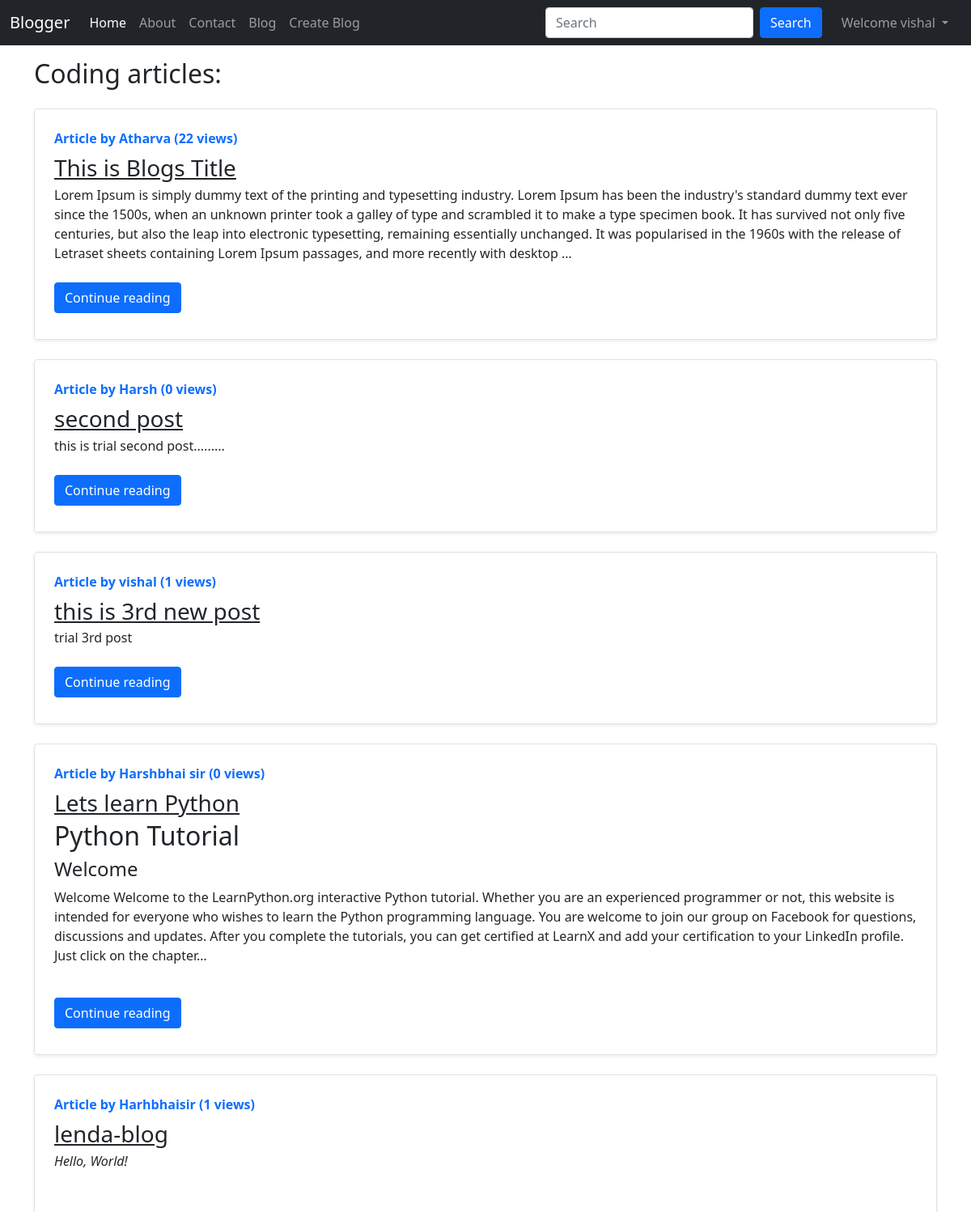
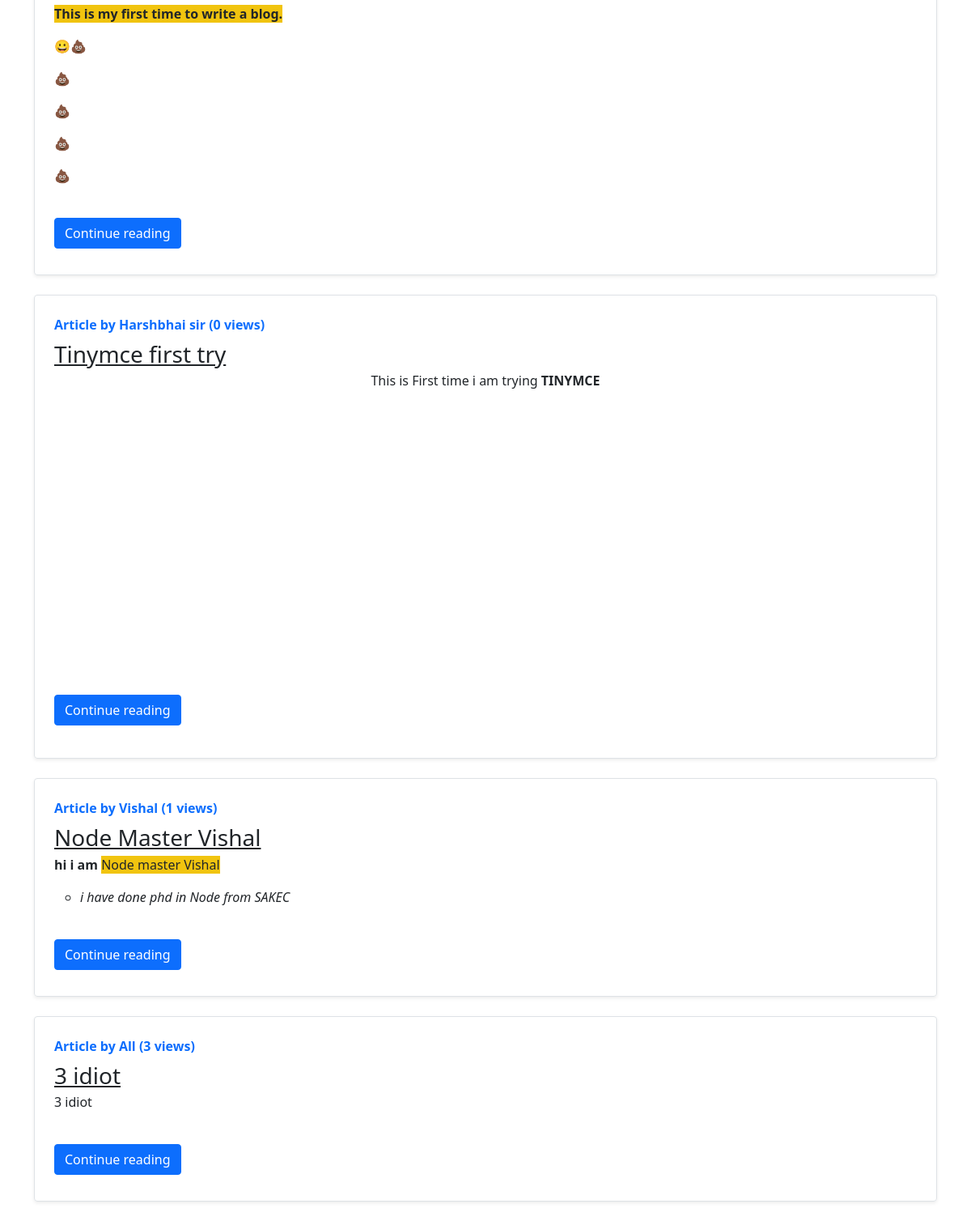
Page /blog/ (signed in) on the committed database (2 pictures, top to bottom).
### blog/models.py (models this page shows, shortened)
class Post(models.Model):
    sno = models.AutoField(primary_key=True)
    title = models.CharField(max_length=255)
    content = models.TextField()
    author = models.CharField(max_length=20)
    slug = models.CharField(max_length=130)
    views = models.IntegerField(default=0)
    timestamp = models.DateTimeField(blank=True)

### blog/views.py (the view)
# urls.py: path('', views.blogHome, name="blogHome"),
def blogHome(request):
    allPosts = Post.objects.all()
    context = {
        'allPosts': allPosts,
    }
    return render(request, "blog/blogHome.html", context)

### templates/blog/blogHome.html (shortened to what this page needs)
{% extends 'base.html' %}
{% block blogactive %} active {% endblock blogactive %}
{% block body %}
<div class="container my-3">
    <h2>Coding articles:</h2>
    {% for post in allPosts %}
    <div class="row g-0 border rounded overflow-hidden flex-md-row my-4 shadow-sm h-md-250 position-relative">
        <div class="col p-4 d-flex flex-column position-static">
          <strong class="d-inline-block mb-2 text-primary">Article by {{ post.author }}  ({{post.views}} views)</strong>
          <h3 class="mb-0"><a class="text-dark" href="/blog/{{post.slug}}">{{ post.title }}</a></h3>
          <p class="card-text mb-auto"><div class='preview'>{{ post.content|safe| truncatechars:500 }}</div></p>
          <div class="my-2">
          <a href="/blog/{{post.slug}}" role="button" class="btn btn-primary">Continue reading</a>
          </div>
        </div>
      </div>
      {% endfor %}
</div>
{% endblock body %}

### templates/base.html (shortened to what this page needs)
<!doctype html>
<html lang="en">
<head>
  <link href="https://cdn.jsdelivr.net/npm/bootstrap@5.1.3/dist/css/bootstrap.min.css" rel="stylesheet"
>
  <link rel="stylesheet" href="https://cdnjs.cloudflare.com/ajax/libs/font-awesome/4.7.0/css/font-awesome.min.css">
</head>
<body>
  <nav class="navbar navbar-expand-lg navbar-dark bg-dark">
    <div class="container-fluid">
      <a class="navbar-brand" href="/">Blogger</a>
      <div class="collapse navbar-collapse" id="navbarSupportedContent">
        <ul class="navbar-nav me-auto mb-2 mb-lg-0">
          <li class="nav-item {% block homeactive %} {% endblock homeactive %}">
            <a class="nav-link active" aria-current="page" href="/">Home</a>
          </li>
          <li class="nav-item {% block aboutactive %} {% endblock aboutactive %}">
            <a class="nav-link" href="/about">About</a>
          </li>
          <li class="nav-item {% block contactactive %} {% endblock contactactive %}">
            <a class="nav-link" href="/contact">Contact</a>
          </li>
          <li class="nav-item {% block blogactive %} {% endblock blogactive %}">
            <a class="nav-link" href="/blog">Blog</a>
          </li>
          {% if user.is_authenticated %}
          <li class="nav-item">
            <a class="nav-link" href="blogCreate">Create Blog</a>
          </li>
          {% endif %}
        </ul>
        <form method="get" action="/search" class="d-flex my-2 my-lg-0 mx-3">
          <input class="form-control me-2" type="search" placeholder="Search" aria-label="Search" name="query"
            id="query">
          <button class="btn btn-primary " type="submit">Search</button>
        </form>
        {% if user.is_authenticated %}
        <ul class="navbar-nav ml-auto me-2">
          <li class="nav-item dropdown">
            <a class="nav-link dropdown-toggle" href="#" id="navbarDropdown" role="button" data-bs-toggle="dropdown" aria-expanded="false">
              Welcome {{request.user}}
            </a>
          </li>
        </ul>
        {% endif %}
      </div>
    </div>
  </nav>
  {% block body %}{% endblock body %}
</body>
</html>

### rows in the picture
Post: author "Atharva", views "22", title "This is Blogs Title", content "Lorem Ipsum is simply dummy text of the printing and typesetting industry. Lorem Ipsum has been the industry's standard dummy text ever since the 1500s, when an unknown printer took a galley of type and scrambled it to make a type specimen book. It has survived not only five centuries, but also the leap into electronic typesetting, remaining essentially unchanged. It was popularised in the 1960s with the release of Letraset sheets containing Lorem Ipsum passages, and more recently with desktop …"
Post: author "Harsh", views "0", title "second post", content "this is trial second post........."
Post: author "vishal", views "1", title "this is 3rd new post", content "trial 3rd post"
Post: author "Harshbhai sir", views "0", title "Lets learn Python", content "Python Tutorial Welcome Welcome Welcome to the LearnPython.org interactive Python tutorial. Whether you are an experienced programmer or not, this website is intended for everyone who wishes to learn the Python programming language. You are welcome to join our group on Facebook for questions, discussions and updates. After you complete the tutorials, you can get certified at LearnX and add your certification to your LinkedIn profile. Just click on the chapter…"
Post: author "Harhbhaisir", views "1", title "lenda-blog", content "Hello, World! This is my first time to write a blog. 😀💩 💩 💩 💩 💩"
Post: author "Harshbhai sir", views "0", title "Tinymce first try", content "This is First time i am trying TINYMCE"
Post: author "Vishal", views "1", title "Node Master Vishal", content "hi i am Node master Vishal i have done phd in Node from SAKEC"
Post: author "All", views "3", title "3 idiot", content "3 idiot"

### other values in the picture
{{ request.user }} "vishal"
